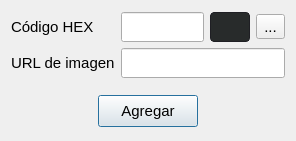
<?xml version="1.0" encoding="UTF-8"?>
<ui version="4.0">
 <class>AggregationColorWindow</class>
 <widget class="QDialog" name="AggregationColorWindow">
  <property name="geometry">
   <rect>
    <x>0</x>
    <y>0</y>
    <width>296</width>
    <height>141</height>
   </rect>
  </property>
  <property name="minimumSize">
   <size>
    <width>263</width>
    <height>141</height>
   </size>
  </property>
  <property name="maximumSize">
   <size>
    <width>16777215</width>
    <height>141</height>
   </size>
  </property>
  <property name="font">
   <font>
    <pointsize>11</pointsize>
   </font>
  </property>
  <property name="windowTitle">
   <string>Garment Color</string>
  </property>
  <property name="styleSheet">
   <string notr="true">QLineEdit, #color_view {
	min-height: 20px;
	min-width: 30px;
	padding: 4px; 
}

#hexcode {
	font-family: &quot;Consolas&quot;, &quot;Monospace&quot;;
}

#color_view {
	border: 1px solid rgb(31, 31, 36);
	border-radius: 4px;
	background: #282B2B; 
}</string>
  </property>
  <layout class="QGridLayout" name="gridLayout_2">
   <property name="verticalSpacing">
    <number>16</number>
   </property>
   <item row="0" column="0" colspan="3">
    <layout class="QGridLayout" name="gridLayout">
     <property name="spacing">
      <number>6</number>
     </property>
     <item row="0" column="0">
      <widget class="QLabel" name="label">
       <property name="text">
        <string>Código HEX</string>
       </property>
      </widget>
     </item>
     <item row="1" column="0">
      <widget class="QLabel" name="label_2">
       <property name="text">
        <string>URL de imagen</string>
       </property>
      </widget>
     </item>
     <item row="0" column="1">
      <widget class="QLineEdit" name="hexcode">
       <property name="font">
        <font>
         <family>Consolas</family>
         <pointsize>10</pointsize>
        </font>
       </property>
       <property name="inputMask">
        <string/>
       </property>
       <property name="maxLength">
        <number>9</number>
       </property>
      </widget>
     </item>
     <item row="0" column="2">
      <widget class="QLabel" name="color_view">
       <property name="styleSheet">
        <string notr="true"/>
       </property>
       <property name="text">
        <string/>
       </property>
      </widget>
     </item>
     <item row="1" column="1" colspan="3">
      <widget class="QLineEdit" name="image_url">
       <property name="inputMask">
        <string/>
       </property>
      </widget>
     </item>
     <item row="0" column="3">
      <widget class="QToolButton" name="color_picker">
       <property name="toolTip">
        <string>Selector de color</string>
       </property>
       <property name="styleSheet">
        <string notr="true"/>
       </property>
       <property name="text">
        <string>...</string>
       </property>
      </widget>
     </item>
    </layout>
   </item>
   <item row="1" column="0">
    <spacer name="horizontalSpacer">
     <property name="orientation">
      <enum>Qt::Orientation::Horizontal</enum>
     </property>
     <property name="sizeHint" stdset="0">
      <size>
       <width>80</width>
       <height>20</height>
      </size>
     </property>
    </spacer>
   </item>
   <item row="1" column="1">
    <widget class="QPushButton" name="add_btn">
     <property name="minimumSize">
      <size>
       <width>100</width>
       <height>32</height>
      </size>
     </property>
     <property name="cursor">
      <cursorShape>PointingHandCursor</cursorShape>
     </property>
     <property name="focusPolicy">
      <enum>Qt::FocusPolicy::TabFocus</enum>
     </property>
     <property name="text">
      <string>Agregar</string>
     </property>
    </widget>
   </item>
   <item row="1" column="2">
    <spacer name="horizontalSpacer_2">
     <property name="orientation">
      <enum>Qt::Orientation::Horizontal</enum>
     </property>
     <property name="sizeHint" stdset="0">
      <size>
       <width>80</width>
       <height>20</height>
      </size>
     </property>
    </spacer>
   </item>
  </layout>
 </widget>
 <resources/>
 <connections/>
</ui>
